Frame 1 (no input): blank canvas, image omitted
Frame 60 (the mouse pressed at the canvas centre just before this capture): blank canvas, image omitted
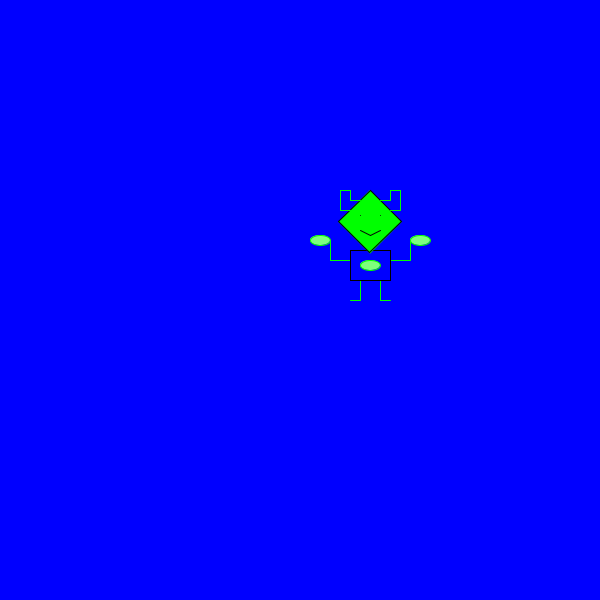
Frame 120 (the mouse held since frame 60 and released just before this capture)

The Processing sketch whose frames 1 and 60 were blank and that drew this single picture after the mouse press (run headless with seeded random() and noise(); from frame 60 on, the mouse is pressed at the canvas centre):

// Processing sketch: processing_70643
// ── processing_70643.pde

void setup(){
    size(600,600);
    background(0,75,150);
    }

void mousePressed(){
    background(0,75,150);      // Resets background to BLUE
    fill(175,175,200);
    }

void keyPressed(){
    background(150,75,75);     // Resets background to RED
    }

void draw() {
    
  
 background(0,0,255);
    //rect(mouseX, (mouseY-600), mouseX+50, (mouseY-600)+50);



// legs and arms

fill(0,0,0);
stroke(0,255,0);
    line(mouseX+50,(mouseY-600)+600,mouseX+60,(mouseY-600)+600);
    line(mouseX+80,(mouseY-600)+600,mouseX+90,(mouseY-600)+600);
    line(mouseX+60,(mouseY-600)+600,mouseX+60,(mouseY-600)+580);
    line(mouseX+80,(mouseY-600)+600,mouseX+80,(mouseY-600)+580);
    line(mouseX+50,(mouseY-600)+560,mouseX+30,(mouseY-600)+560);
    line(mouseX+90,(mouseY-600)+560,mouseX+110,(mouseY-600)+560);
    line(mouseX+30,(mouseY-600)+560,mouseX+30,(mouseY-600)+540);
    line(mouseX+110,(mouseY-600)+560,mouseX+110,(mouseY-600)+540);

// lower body

fill(0,0,255);
stroke(0);
    rect(mouseX+90,(mouseY-600)+550,mouseX+50,(mouseY-600)+580);

// head

fill(0,255,0);
stroke(0);
    pushMatrix();
    translate(mouseX+70,(mouseY-600)+490);
    rotate(radians(45));
    rect(0,0,45,45);
  //   rect(40,550,100,490);
    popMatrix();
    
// eyes and mouth


fill(0);
stroke(5);
strokeWeight(1);
    point(mouseX+60,(mouseY-600)+515);
    point(mouseX+80,(mouseY-600)+515);
    line(mouseX+70,(mouseY-600)+535,mouseX+60,(mouseY-600)+530);
    line(mouseX+70,(mouseY-600)+535,mouseX+80,(mouseY-600)+530);

// horns

fill(0,255,0);
stroke(0,255,0);
    line(mouseX+90,(mouseY-600)+510,mouseX+100,(mouseY-600)+510);
    line(mouseX+50,(mouseY-600)+510,mouseX+40,(mouseY-600)+510);
    line(mouseX+40,(mouseY-600)+510,mouseX+40,(mouseY-600)+490);
    line(mouseX+100,(mouseY-600)+510,mouseX+100,(mouseY-600)+490);
    line(mouseX+40,(mouseY-600)+490,mouseX+50,(mouseY-600)+490);
    line(mouseX+100,(mouseY-600)+490,mouseX+90,(mouseY-600)+490);
    line(mouseX+90,(mouseY-600)+490,mouseX+90,(mouseY-600)+500);
    line(mouseX+50,(mouseY-600)+500,mouseX+50,(mouseY-600)+490);
    line(mouseX+60,(mouseY-600)+500,mouseX+50,(mouseY-600)+500);
    line(mouseX+90,(mouseY-600)+500,mouseX+80,(mouseY-600)+500);

// hands and stomach


fill(125,255,125);
stroke(0,255,0);
    ellipse(mouseX+60,(mouseY-600)+560,mouseX+80,(mouseY-600)+570);
    ellipse(mouseX+110,(mouseY-600)+545,mouseX+130,(mouseY-600)+535);
    ellipse(mouseX+10,(mouseY-600)+535,mouseX+30,(mouseY-600)+545);
    
    
    ellipseMode(CORNERS);
    rectMode(CORNERS);
    
    
    
    
    
/*
     stroke(128);
     int i;
     for (i=0; i<1000; i+=50)
    { 
     line(i, 0, i, 1000);
     line(0, i, 1000, i);
    }
*/
}
